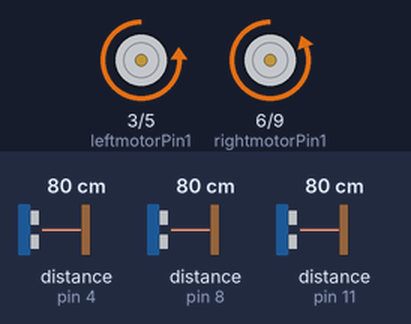
The sketch below on a simulated Arduino Uno, built with avr-gcc and run on an emulated ATmega328P. Shown: motor-driver pin pairs drawn as motors (green arrow = first pin HIGH = forward, orange = second pin HIGH = backward, longer = more drive). Wiring (inferred from the names in the program): 3 × ultrasonic range finder: trigger pin 2, echo pin 4 / trigger pin 7, echo pin 8 / trigger pin 10, echo pin 11. The inputs (shaded band) are chosen by the test bench; at power-on: distance to the obstacle (sensors on pin 8, pin 11, pin 4) 80 cm. The echo pulse lasts 58.3 µs per cm; what the sketch prints to the serial monitor is not drawn.

Above: at 6.2 s.
6.3 s: distance to the obstacle (sensor on pin 8) set to 73 cm
12.6 s: distance to the obstacle (sensor on pin 11) set to 23 cm
18.9 s: distance to the obstacle (sensor on pin 11) set to 19 cm
At 19.29 s:
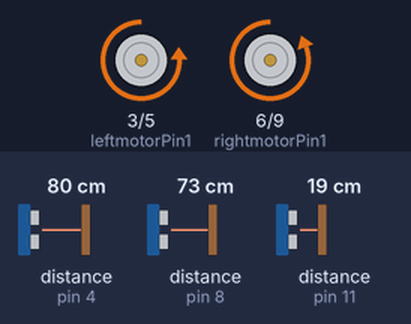
22.4 s: distance to the obstacle (sensor on pin 4) set to 17 cm
28.7 s: distance to the obstacle (sensor on pin 4) set to 14 cm
At 29.5 s:
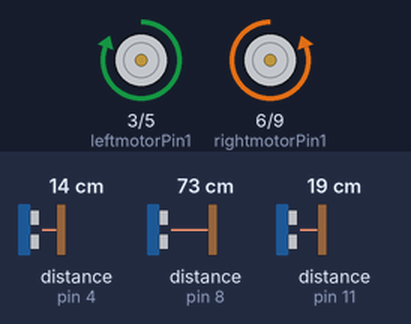
At 30.9 s:
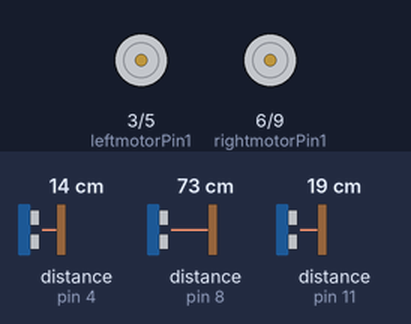
34.9 s: distance to the obstacle (sensor on pin 8) set to 2 cm
Timing chart, 0 to 42.2 s (numbered marks = the images above; inputs shaded):
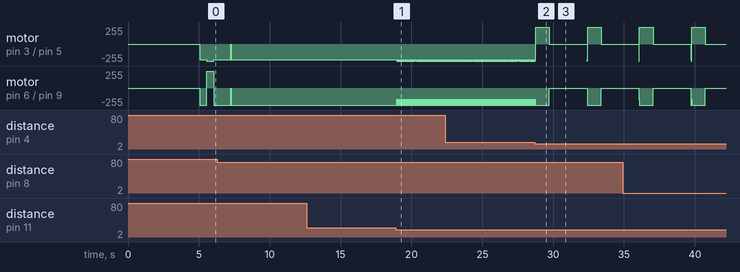

Measured:
- the behaviour switches between 22 and 21 cm on distance to the obstacle (sensor on pin 11) (found by bisection; images 0 and 1)
- the behaviour switches between 16 and 15 cm on distance to the obstacle (sensor on pin 4) (found by bisection; images 1 and 2)
- after the input at 12.6 s, every drawn part: stays the same
- after the input at 18.9 s, motor on pin 3 (leftmotorPin1) / pin 5 (leftmotorPin2): alternates backward 255/255 for 0.03 s and backward 235/255 for 0.04 s, starting after 0.07 s; motor on pin 6 (rightmotorPin1) / pin 9 (rightmotorPin2): alternates backward 255/255 for 0.04 s and backward 170/255 for 0.03 s, starting after 0.07 s
- after the input at 28.7 s, motor on pin 3 (leftmotorPin1) / pin 5 (leftmotorPin2): alternates forward 255/255 for 0.99 s and stopped for 2.7 s, starting after 0.07 s

The sketch:

Maze_Sloving_Bot.ino
```cpp
const int leftmotorPin1 = 3;
const int leftmotorPin2 = 5;
const int rightmotorPin1 = 6;
const int rightmotorPin2 = 9;
const int trigfront=2;
const int echofront=4;
const int trigleft=7;
const int echoleft=8;
const int trigright=10;
const int echoright=11;
char path[100]=" ";
int pathLength=0;
boolean flag=false;
void stop(){                                              //S T O P FUNCTION
  digitalWrite(leftmotorPin1, LOW);
  digitalWrite(leftmotorPin2, LOW);
  digitalWrite(rightmotorPin1, LOW);
  digitalWrite(rightmotorPin2, LOW);
}

void right(){                                             //R I G H T FUNCTION
  digitalWrite(leftmotorPin1, HIGH);
  digitalWrite(leftmotorPin2, LOW);
  digitalWrite(rightmotorPin1, LOW);
  digitalWrite(rightmotorPin2, HIGH);
  delay(490);
}
void left(){                                              //L E F T FUNCTION
  digitalWrite(leftmotorPin1, LOW);
  digitalWrite(leftmotorPin2, HIGH);
  digitalWrite(rightmotorPin1, HIGH);
  digitalWrite(rightmotorPin2, LOW);
  delay(490);
}

void UTurn(){                                             //U - T U R N FUNCTION
  digitalWrite(leftmotorPin1, HIGH);
  digitalWrite(leftmotorPin2, LOW);
  digitalWrite(rightmotorPin1, LOW);
  digitalWrite(rightmotorPin2, HIGH);
  delay(970);
}
void forward(){                                           //F O R W A R D FUNCTION
  analogWrite(leftmotorPin1, 0);
  analogWrite(leftmotorPin2, 235);
  digitalWrite(rightmotorPin1, LOW);
  digitalWrite(rightmotorPin2, HIGH);
}

void pushForward(){                                       //P U S H F O R W A R D
  forward();
  delay(1200);
  stop();
}

void adjustRightGoLeft(){
  analogWrite(leftmotorPin1, 0);
  analogWrite(leftmotorPin2, 255);
  analogWrite(rightmotorPin1, 0);
  analogWrite(rightmotorPin2, 170);
  delay(32);
  forward();
}

void adjustLeftGoRight(){
  analogWrite(leftmotorPin1, 0);
  analogWrite(leftmotorPin2, 170);
  analogWrite(rightmotorPin1, 0);
  analogWrite(rightmotorPin2, 255);
  delay(32);
  forward();
}
void adjustLeftGoRightFast(){
  analogWrite(leftmotorPin1, 0);
  analogWrite(leftmotorPin2, 120);
  analogWrite(rightmotorPin1, 0);
  analogWrite(rightmotorPin2, 150);
  delay(25);
  forward();
}

int sensorValue(int trig,int echo){                                //Sensors
  digitalWrite(trig,LOW);
  delayMicroseconds(2);
  digitalWrite(trig,HIGH);
  delayMicroseconds(10);
  digitalWrite(trig,LOW);
  int duration=pulseIn(echo,HIGH,60000);
  int temp=duration/29/2;
  return temp;
}
void printpath(){
  int i;
  for(i=0;i<=pathLength;i++){
    Serial.print(path[i]);
  }
  Serial.println(pathLength);
  delay(2000);
}

boolean checkLeft(){                                            //CHECK LEFT
  int t1,t2,t3;
  t1=sensorValue(trigleft,echoleft);
  delay(20);
  t2=sensorValue(trigleft,echoleft);
  delay(20);
  t3=sensorValue(trigleft,echoleft);
  return (t1>75 && t2>75 && t3>75);
}

void solveMaze(){                                                 //MAZE SOLVE
  boolean status=false;
  while(!status){
    int frontval,leftval,rightval,duration,count=0;
  //front sensor
  frontval=sensorValue(trigfront,echofront);

  //left sensor
  leftval=sensorValue(trigleft,echoleft);

  //right sensor
  rightval=sensorValue(trigright,echoright);

  Serial.print("Distance front :  ");
  Serial.print(frontval);
  Serial.print("  Distance left :  ");
  Serial.print(leftval);
  Serial.print("  Distance right :  ");
  Serial.println(rightval);

 if(leftval>75 ){
    if(checkLeft()){
    forward();
    delay(500);
    left();
    pushForward();
    takeEntry('L');
   // printpath();
    }
  }
  else if(frontval>45){
    forward();
    if(rightval>55 && !flag){
      takeEntry('S');
     // printpath();
      flag=true;
    }
    if(rightval<25)
    flag=false;
  }
  else if(rightval>55 && frontval<28){
    forward();
    delay(330);
    right();
    pushForward();
    takeEntry('R');
   // printpath();
 }
 else if(frontval>0 && frontval<15 && rightval<45) {
    UTurn();
    stop();
    delay(650);
    takeEntry('B');
    printpath();
 }
  if(frontval>8){
    if(leftval<21)
      adjustLeftGoRight();
    if(rightval<21)
      adjustRightGoLeft();
  }

  if(frontval>100 && leftval>100 && rightval>100)
    status=true;
  }
}

void takeEntry(char c){                                           //take entry
  path[pathLength]=c;
  pathLength++;
  findShortestPath();
}

void findShortestPath(){                                              //find shortest path
  if(pathLength < 3 || path[pathLength-2] != 'B')
    return;

  int totalAngle = 0;
  int i;
  for(i=1;i<=3;i++)
  {
    switch(path[pathLength-i])
    {
      case 'R':
        totalAngle += 90;
  break;
      case 'L':
  totalAngle += 270;
  break;
      case 'B':
  totalAngle += 180;
  break;
    }
  }

  totalAngle = totalAngle % 360;

  switch(totalAngle)
  {
    case 0:
  path[pathLength - 3] = 'S';
  break;
    case 90:
  path[pathLength - 3] = 'R';
  break;
    case 180:
  path[pathLength - 3] = 'B';
  break;
    case 270:
  path[pathLength - 3] = 'L';
  break;
  }

  pathLength -= 2;

}
void goSmartly(){                                           //go smartly
  int index=0;
   boolean status=false;
  while(!status){
    int frontval,leftval,rightval;
  frontval=sensorValue(trigfront,echofront);

  leftval=sensorValue(trigleft,echoleft);

  rightval=sensorValue(trigright,echoright);

  Serial.print("Distance front :  ");
  Serial.print(frontval);
  Serial.print("  Distance left :  ");
  Serial.print(leftval);
  Serial.print("  Distance right :  ");
  Serial.println(rightval);

 if(leftval>25 ){
   if(checkLeft()){
     if(path[index]=='L'){
     forward();
     delay(500);
     left();
     pushForward();
     forward();
     index++;
     }
   }
   else if(path[index]=='S'){
     forward();
     index++;
   }
 }
 if(rightval>25){
    if(path[index]=='R'){
    forward();
    if(frontval>40)
    delay(800);
    else
    delay(230);
    right();
    pushForward();
    forward();
    index++;
    }
 }
 else forward();

 if(frontval>4){
    if(leftval<=4){
      adjustLeftGoRightFast();
    }
    else{
    if(leftval<=17)
      adjustLeftGoRight();
    if(rightval<=17)
      adjustRightGoLeft();
    }
  }

  if(frontval>100 && leftval>100 && rightval>100)
    status=true;
  }
}


void setup() {
  pinMode(leftmotorPin1, OUTPUT);
  pinMode(leftmotorPin2, OUTPUT);
  pinMode(rightmotorPin1, OUTPUT);
  pinMode(rightmotorPin2, OUTPUT);
  pinMode(trigfront,OUTPUT);
  pinMode(echofront,INPUT);
  pinMode(trigleft,OUTPUT);
  pinMode(echoleft,INPUT);
  pinMode(trigright,OUTPUT);
  pinMode(echoright,INPUT);
  Serial.begin(9600);
  delay(5000);
}

void loop() {

  solveMaze();
  stop();
  findShortestPath();
  delay(10000);
  goSmartly();
  stop();
  delay(20000);
}
```
